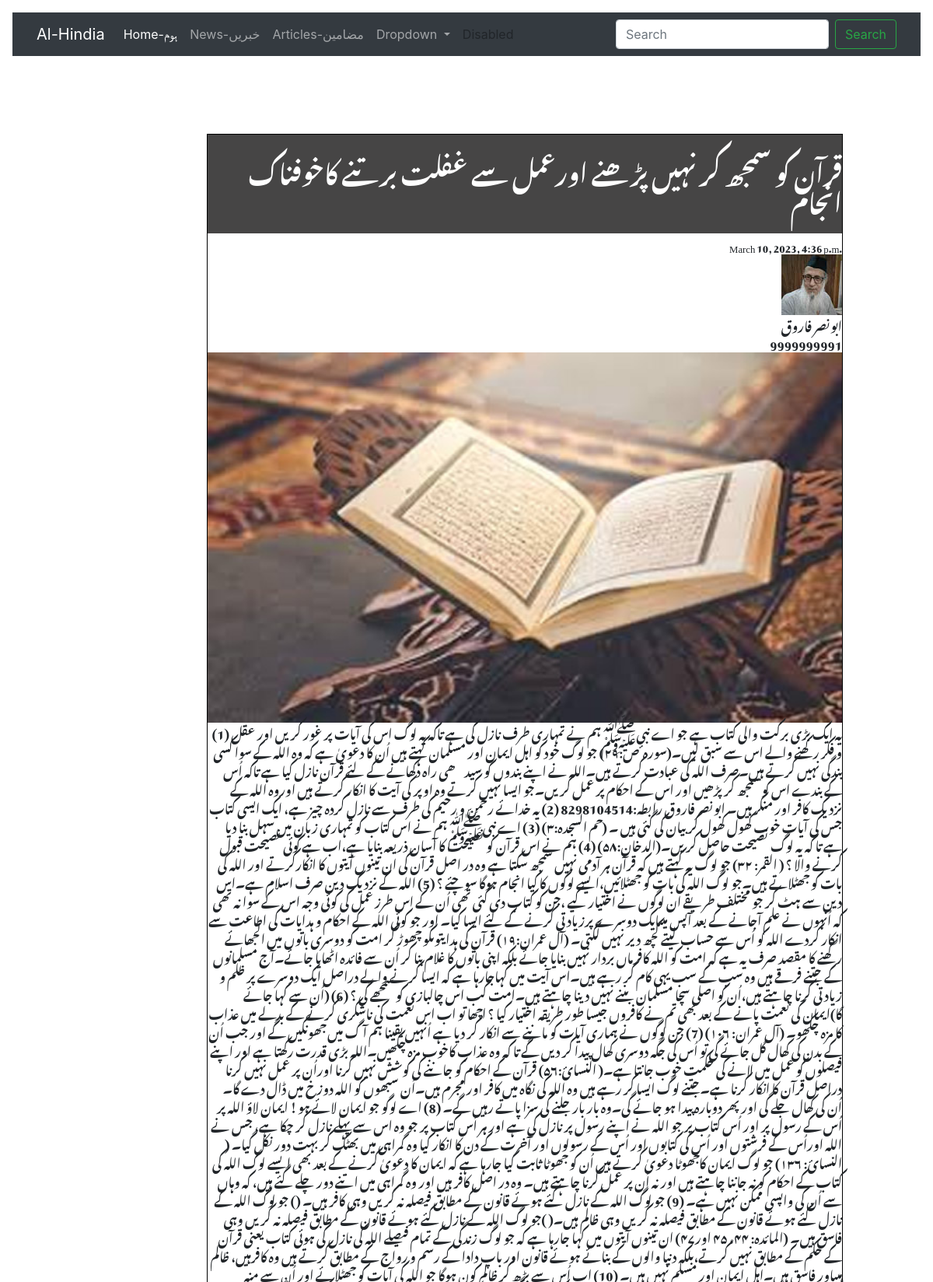
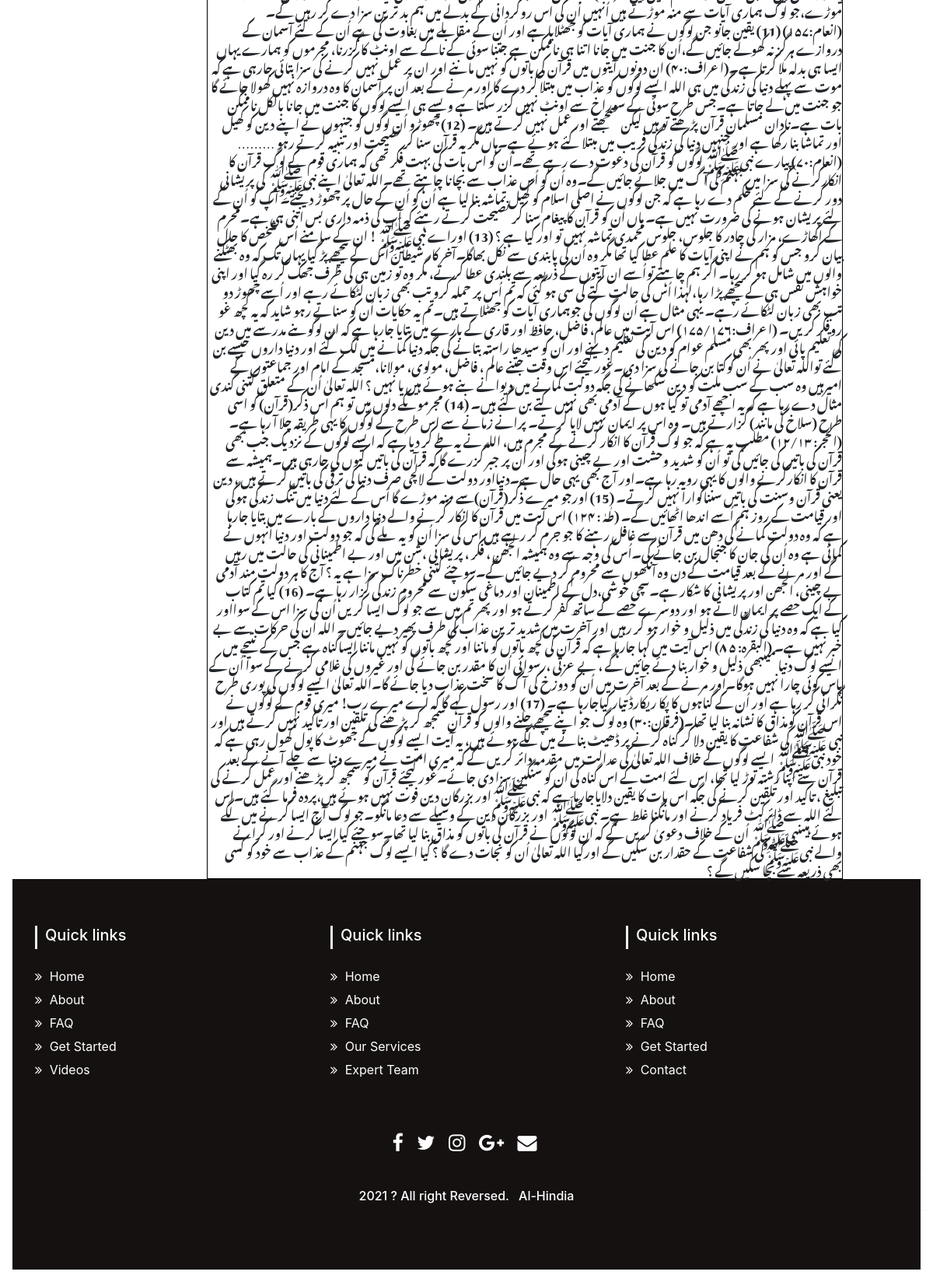
The page /myblog/4 on the database its author committed (2 pictures, top to bottom).
### myblog/models.py (models this page shows)
class Articles(models.Model):
    title = models.CharField(max_length=225)
    visual = models.FileField(upload_to = 'News',max_length=250, null= True, default=None)
    contnt = models.TextField(default=None)
    writer_name = models.CharField(max_length=100)
    phone = models.CharField(null=False, unique=True, max_length=10)
    writer_img = models.FileField(upload_to = 'Article',max_length=250, null= True, default=None)
    data_added = models.DateTimeField(auto_now_add=True)

### myblog/views.py (the view)
# urls.py: path('<int:id>', detail_page, name="detail"),
def detail_page(request,id):
    obj = get_object_or_404(Articles, pk=id)
    return render(request, 'detail.html', {'obj':obj})

### template/detail.html
{% extends 'base.html' %}
{% load static %}
{% block content %}
<link rel="stylesheet" type="text/css" href="{% static 'css/detail.css' %}"/>
    <div class="section">
        <div class="writer">
        <h2 style="text-align: right; background-color: rgb(70, 69, 69);"> <div class="title">{{obj.title}}</div> </h2>
        <small><div class="time" id="row21">{{obj.data_added}}</div></small>
        <div class="photo" id="row12"><img src="/media/{{obj.writer_img}}" alt="..."/></div>
        <div class="contact" id="row23">{{obj.writer_name}}</div>
        <div class="name" id="row22">{{obj.phone}}</div>
        </div>
        <div class="pic"><img src="/media/{{obj.visual}}" alt="..."/ width=100%></div>
        <div class="content">{{obj.contnt | safe }}</div>
    </div>
{% endblock %}

### static/css/detail.css (style rules this page uses)
.section { border: 0.01px solid black; width: 70%; margin-left: auto; margin-right: 100px; margin-top: 100px; font-family: 'Noto Nastaliq Urdu', serif; }
.writer { text-align: right; }
.content { text-align: right; }

### template/header.html (style rules this page uses)
h2 { padding: 25px 0; text-align: center; color: #fff; background: #7c8490; }

### rows shown on the page
Articles: title "قرآن کو سمجھ کر نہیں پڑھنے اورعمل سے غفلت برتنے کاخوفناک انجام", data_added "March 10, 2023, 4:36 p.m.", writer_img (picture), writer_name "ابونصر فاروق", phone "9999999991", visual (picture), contnt "(1) یہ ایک بڑی برکت والی کتاب ہے جو اے نبیﷺہم نے تمہاری طرف نازل کی ہے تاکہ یہ لوگ اس کی آیات پر غور کریں اور عقل و فکر رکھنے والے اس سے سبق لیں۔(سورہ ٔ ص:۲۹) جو لوگ خود کو اہل ایمان اور مسلمان کہتے ہیں اُن کا دعویٰ ہے کہ وہ اللہ کے سوا کسی بندگی نہیں کرتے ہیں۔صرف اللہ کی عبادت کرتے ہیں۔اللہ نے اپنے بندوں کو سیدھی راہ دکھانے کے لئے قرآن نازل کیا ہے تاکہ اُس کے بندے اس کو سمجھ کر پڑھیں اور اس کے احکام پر عمل کریں۔جو ایسا نہیں کرتے وہ اوپر کی آیت کا انکار کرتے ہیں اوروہ اللہ کے نزدیک کافر اور منکر ہیں۔ ابونصر فاروق رابطہ:8298104514 (2) یہ خدائے رحمن و رحیم کی طرف سے نازل کردہ چیز ہے، ایک ایسی کتاب جس کی آیات خوب کھول کھول کر بیان کی گئی ہیں ۔ (حم السجدہ:۳) (3) اے نبیﷺہم نے اس کتاب کو…"
